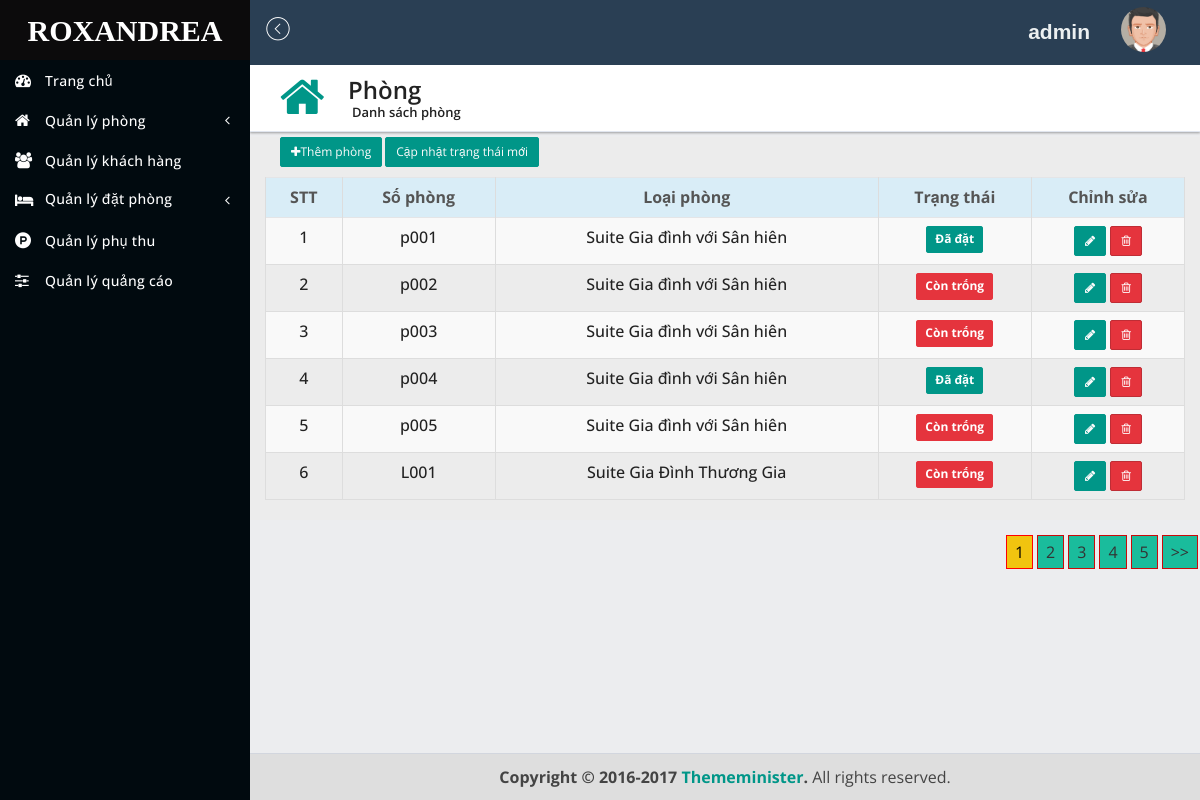
Screenshot of /?mod=room&controller=room&action=list_room (signed in) with the database file from the repository.
### tables this page shows
CREATE TABLE `room` (
  `id` int(11) NOT NULL,
  `roomNumber` varchar(50) NOT NULL,
  `typeCode` int(11) NOT NULL,
  `state` varchar(20) NOT NULL
);

CREATE TABLE `roomtype` (
  `id` int(11) NOT NULL,
  `name` varchar(255) NOT NULL,
  `price` float NOT NULL,
  `image` varchar(255) NOT NULL,
  `price_sale` float NOT NULL,
  `date_in` date NOT NULL,
  `date_out` date NOT NULL
);

### libraries/database.php (called while the page is built, shortened)
<?php
function db_query($query_string) {
    global $conn;
    $result = mysqli_query($conn, $query_string);
    return $result;
}
function db_fetch_array($query_string) {
    $result = array();
    $mysqli_result = db_query($query_string);
    while ($row = mysqli_fetch_assoc($mysqli_result)) {
        $result[] = $row;
    }
    return $result;
}
function db_num_rows($query_string) {
    $mysqli_result = db_query($query_string);
	return mysqli_num_rows($mysqli_result);
}

### modules/room/models/roomModel.php (called while the page is built, shortened)
<?php
function get_num_row($label) {
    $result = db_num_rows("SELECT * FROM {$label}");
    return $result;
}
function get_list_room($start = 0, $num_per_page = 6, $where = "") {
    if (!empty($where))
        $where = "WHERE {$where}";
    $list_rooms = db_fetch_array("SELECT room.id, room.roomNumber,roomtype.name,room.state FROM `room`,`roomtype` {$where} LIMIT {$start},{$num_per_page}");
    return $list_rooms;
}
function get_list_room_type() {
    $result = db_fetch_array("SELECT * FROM `roomtype`");
    return $result;
}

### modules/room/controllers/roomController.php (called while the page is built, shortened)
<?php
function list_roomAction() {
    $num_rows = get_num_row("`room`");
    $num_per_page = 6;
    $total_row = $num_rows;
    $num_page = ceil($total_row / $num_per_page);
    $page = isset($_GET['page']) ? (int) ($_GET['page']) : 1;
    $start = ($page - 1) * $num_per_page;
    $list_rooms = get_list_room($start, $num_per_page, "room.typeCode=roomtype.id");
    $get_pagging = get_pagging($num_page, $page, "?mod=room&controller=room&action=list_room");
    $data['list_rooms'] = $list_rooms;
    $data['start'] = $start;
    $data['get_pagging'] = $get_pagging;
    $list_room_type = get_list_room_type();
    $data['list_room_type'] = $list_room_type;
    load_view('room', $data);
}

### core/appload.php (called while the page is built, shortened)
<?php
require CONFIGPATH . DIRECTORY_SEPARATOR . 'database.php';
require LIBPATH . DIRECTORY_SEPARATOR . 'database.php';
require COREPATH . DIRECTORY_SEPARATOR . 'base.php';
require COREPATH . DIRECTORY_SEPARATOR . 'router.php';

### index.php (called while the page is built, shortened)
<?php
require COREPATH.DIRECTORY_SEPARATOR.'appload.php';

### modules/room/views/roomView.php (the view, shortened to what this page needs)
<div class="content-wrapper">
    <section class="content-header">
        <div class="header-icon">
            <i class="fa fa-home"></i>
        </div>
        <div class="header-title">
            <h1>Phòng</h1>
            <small>Danh sách phòng</small>
        </div>
    </section>
    <section class="content content-wp">
        <div class="row">
            <div class="col-sm-12">
                <div class="btn-group">
                    <?php if (isset($_SESSION['role']) && $_SESSION['role'] == 1) {
                        ?>
                        <div class="col-sm-4 m-b-10" id="">
                            <button type="button" name="roomAdd" class="btn btn-add btn-sm" data-toggle="modal" data-target="#customer3" room-id=""><i class="fa fa-plus"></i>Thêm phòng</button>
                        </div>
                    <?php }
                    ?>
                    <form method="POST" class="col-sm-4">
                        <div id="">
                            <input type="submit" name="load_state" class="btn btn-add btn-sm" room-id="" value="Cập nhật trạng thái mới" />
                        </div>
                    </form>
                </div>
                <div class="table-responsive">
                    <table id="dataTableExample1" class="table table-bordered table-striped table-hover text-center">
                        <thead>
                            <tr class="info">
                                <th class="col-md-1">STT</th>
                                <th class="col-md-2">Số phòng</th>
                                <th class="col-md-5">Loại phòng</th>
                                <th class="col-md-2">Trạng thái</th>
                                <th class="col-md-2">Chỉnh sửa</th>
                            </tr>
                        </thead>
                        <tbody>
                            <?php
                            if (!empty($list_rooms)) {
                                $t = $start;
                                foreach ($list_rooms as $room) {
                                    $t++;
                                    ?>
                                    <tr>
                                        <td><?php echo $t; ?></td>
                                        <td><?php echo $room['roomNumber']; ?></td>
                                        <td><?php echo $room['name']; ?></td>
                                        <td><?php
                                            if ($room['state'] == 0) {
                                                echo "<span class='label-danger label label-default'>Còn trống</span>";
                                            } elseif ($room['state'] == 1) {
                                                echo "<span class='label-custom label label-default'>Đã đặt</span>";
                                            }
                                            ?></td>
                                        <td>
                                            <button type="button" name="roomUpdate" class="btn btn-add btn-sm" data-toggle="modal" data-target="#customer1" room-id="<?php echo $room['id']; ?>"><i class="fa fa-pencil"></i></button>
                                            <?php if (isset($_SESSION['role']) && $_SESSION['role'] == 1) {
                                                ?>
                                                <button type="button" name="roomDelete" class="btn btn-danger btn-sm" data-toggle="modal" data-target="#customer2" del-room-id="<?php echo $room['id']; ?>"><i class="fa fa-trash-o"></i> </button>
                                            <?php }
                                            ?>
                                        </td>
                                    </tr>
                                    <?php
                                }
                            }
                            ?>
                        </tbody>
                    </table>
                </div>
            </div>
        </div>
    </section>
    <?php
    echo $get_pagging;
    ?>
</div>

### core/base.php (shortened to what this page needs)
<?php
function get_module() {
    global $config;
    $module = isset($_GET['mod']) ? $_GET['mod'] : $config['default_module'];
    return $module;
}
function load($type, $name) {
    if ($type == 'lib')
        $path = LIBPATH . DIRECTORY_SEPARATOR . "{$name}.php";
    if ($type == 'helper')
        $path = HELPERPATH . DIRECTORY_SEPARATOR . "{$name}.php";
}
function call_function($list_function = array()) {
    if (is_array($list_function)) {
        foreach ($list_function as $f) {
            if (function_exists($f())) {
                $f();
            }
        }
    }
}
function load_view($name, $data_send = array()) {
    $data = $data_send;
    $path = MODULESPATH . DIRECTORY_SEPARATOR . get_module() . DIRECTORY_SEPARATOR . 'views' . DIRECTORY_SEPARATOR . $name . 'View.php';
    if (file_exists($path)) {
        require $path;
    } else {
        echo "Không tìm thấy {$path}";
    }
}
function get_header($name = '') {
    global $data;
    if (empty($name)) {
        $name = 'header';
    } else {
        $name = "header-{$name}";
    }
    $path = LAYOUTPATH . DIRECTORY_SEPARATOR . $name . '.php';
    if (file_exists($path)) {
        if (is_array($data)) {
            foreach ($data as $key => $a) {
                $$key = $a;
            }
        }
        require $path;
    } else {
        echo "Không tìm thấy {$path}";
    }
}
function get_footer($name = '') {
    global $data;
    if (empty($name)) {
        $name = 'footer';
    } else {
        $name = "footer-{$name}";
    }
    $path = LAYOUTPATH . DIRECTORY_SEPARATOR . $name . '.php';
    if (file_exists($path)) {
        if (is_array($data)) {
            foreach ($data as $key => $a) {
                $$key = $a;
            }
        }
        require $path;
    } else {
        echo "Không tìm thấy {$path}";
    }
}
function get_sidebar($name = '') {
    global $data;
    if (empty($name)) {
        $name = 'sidebar';
    } else {
        $name = "sidebar-{$name}";
    }
    $path = LAYOUTPATH . DIRECTORY_SEPARATOR . $name . '.php';
    if (file_exists($path)) {
        if (is_array($data)) {
            foreach ($data as $key => $a) {
                $$key = $a;
            }
        }
        require $path;
    } else {
        echo "Không tìm thấy {$path}";
    }
}
?>

### public/css/style.css (style rules this page uses)
.content-wp { min-height: 250px; margin-right: auto; margin-left: auto; padding: 0 15px 0px; background: #ececec; padding-top: 0px; }

### rows the page displays
room: roomNumber "p001", typeCode.name "Suite Gia đình với Sân hiên", state "Đã đặt"
room: roomNumber "p002", typeCode.name "Suite Gia đình với Sân hiên", state "Còn trống"
room: roomNumber "p003", typeCode.name "Suite Gia đình với Sân hiên", state "Còn trống"
room: roomNumber "p004", typeCode.name "Suite Gia đình với Sân hiên", state "Đã đặt"
room: roomNumber "p005", typeCode.name "Suite Gia đình với Sân hiên", state "Còn trống"
room: roomNumber "L001", typeCode.name "Suite Gia Đình Thương Gia", state "Còn trống"
